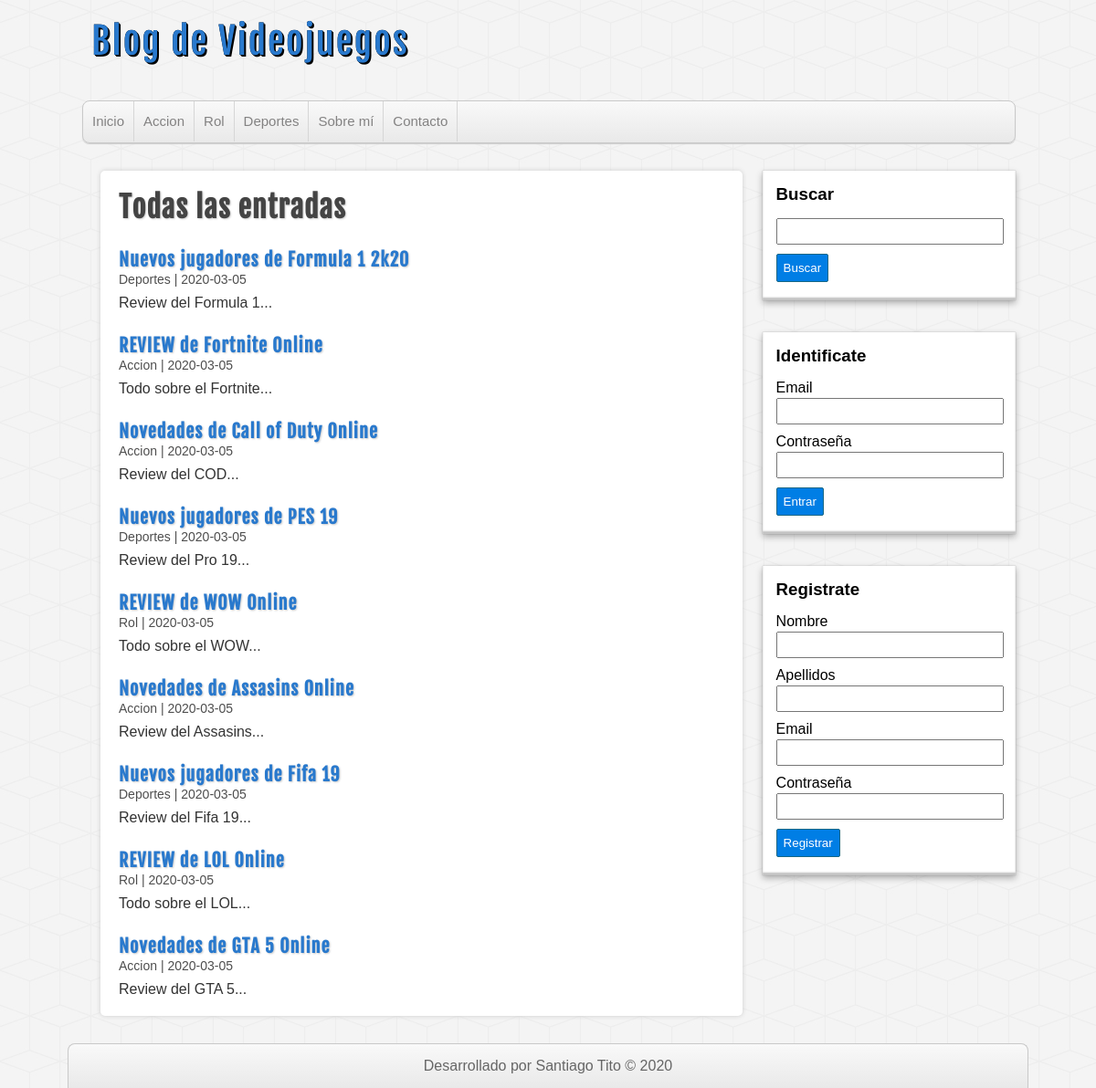
Screenshot of /entradas.php with the database file from the repository.
### tables this page shows
CREATE TABLE categorias(
    id          int(255) auto_increment not null,
    nombre      varchar(100) ,
    CONSTRAINT pk_categorias PRIMARY KEY (id)
);

CREATE TABLE entradas(
    id              int(255) auto_increment not null,
    usuario_id      int(255) not null,
    categoria_id    int(255) not null,
    titulo          varchar(255) not null,
    descripcion     MEDIUMTEXT,
    fecha           date not null,
    CONSTRAINT pk_entradas PRIMARY KEY (id),
    CONSTRAINT fk_entrada_usuario FOREIGN KEY (usuario_id) REFERENCES usuarios(id),
    CONSTRAINT fk_entrada_categoria FOREIGN KEY (categoria_id) REFERENCES categorias(id)
);

### includes/helpers.php (called while the page is built, shortened)
<?php
function conseguirCategorias($conexion){
    $sql = "SELECT * FROM categorias ORDER BY id ASC";
    $categorias = mysqli_query($conexion, $sql);
    $resultado = array();
    if($categorias && mysqli_num_rows($categorias) >= 1){
        $resultado = $categorias;
    }
    return $resultado;
}
function conseguirEntradas($conexion, $limit = null, $categoria = null, $busqueda = null){
    $sql = "SELECT e.*, c.nombre AS 'categoria' FROM entradas e ".
            "INNER JOIN categorias c ON e.categoria_id = c.id ";
            $sql .= " ORDER BY e.id DESC ";
    $entradas = mysqli_query($conexion, $sql);
    $resultado = array();
    if($entradas && mysqli_num_rows($entradas) >= 1){
        $resultado = $entradas;
    }
    return $resultado;
}
?>

### entradas.php (the view)
<?php require_once 'includes/cabecera.php'; ?>
    <?php require_once 'includes/lateral.php'; ?>
        <div id="principal">
            <h1>Todas las entradas</h1>
            <?php
                 $entradas = conseguirEntradas($db);
                 if(!empty($entradas)):
                    while($entrada = mysqli_fetch_assoc($entradas)):
            ?>
            <article class="entrada">
                <a href="entrada.php?id=<?=$entrada['id']?>">
                    <h2><?=$entrada['titulo'];?></h2>
                    <span class="fecha"><?=$entrada['categoria'].' | '.$entrada['fecha'];?></span>
                    <p>
                        <?= substr($entrada['descripcion'], 0, 180). "...";?>
                    </p>
                </a>
            </article>
            <?php
                    endwhile;
                 endif;
            ?>
        </div>
<?php require_once 'includes/pie.php'; ?>

### includes/cabecera.php (shortened to what this page needs)
<?php require_once 'conexion.php'; ?>
<?php require_once 'includes/helpers.php'; ?>
<!DOCTYPE html>
<html lang="es">
<head>
    <link rel="stylesheet" type="text/css" href="./assets/css/style.css">
</head>
<body>
    <header id="cabecera">
        <div id="logo">
            <a href="index.php">
                Blog de Videojuegos
            </a>
        </div>
            <nav id="menu">
                <ul>
                    <li>
                        <a href="index.php">Inicio</a>
                    </li>
                   <?php
                        $categorias = conseguirCategorias($db);
                        if(!empty($categorias)):
                        while($categoria = mysqli_fetch_assoc($categorias)) :
                   ?>
                    <li>
                        <a href="categoria.php?id=<?=$categoria['id'];?>"><?= $categoria['nombre'];?></a>
                    </li>
                   <?php
                        endwhile;
                        endif;
                    ?>
                    <li>
                        <a href="index.php">Sobre mí</a>
                    </li>
                    <li>
                        <a href="index.php">Contacto</a>
                    </li>
                </ul>
            </nav>
    </header>
    <div id="contenedor">

### assets/css/style.css (style rules this page uses)
* { margin: 0px; padding: 0px; font-family: sans-serif, Helvetica, Arial; text-decoration: none; }
body { background: url(../img/cubes.png) #F4F4F4; }
.fecha { color: #4e4e4e; margin-top: 5px; font-size: 14px; }
#cabecera { width: 85%; height: auto; background: transparent; margin: 0px auto; }
#logo { float: left; width: 540px; height: 110px; }
#logo a { font-family: "fajala", Helvetica; font-size: 40px; letter-spacing: 2px; color: #2979CD; text-shadow: 0px 0px 0px black, 1px 1px 0px black, 2px 2px 0px black; transition: all 500ms; line-height: 90px; margin-left: 10px; }
#menu { clear: both; width: 100%; height: 45px; background: linear-gradient(to bottom, #f9f9f9 0px, #e9e9e9 100%); border: 1px solid #C9C9C9; border-radius: 8px; box-shadow: 0px 1px 1px #ccc; overflow: hidden; }
#menu ul { list-style: none; }
#menu ul li { float: left; line-height: 44px; border-right: 1px solid #D6D6D6; }
#menu ul li a { display: block; padding-left: 10px; padding-right: 10px; font-size: 15px; color: #838282; }
#contenedor { width: 85%; height: auto; margin: 0px auto; margin-top: 30px; margin-bottom: 30px; }
#principal { float: left; width: 65%; min-height: 572px; background: white; border-radius: 5px; box-shadow: 0px 0px 5px #ccc; margin-left: 20px; padding: 20px; overflow: hidden; }
#principal a { color: #333; }
#principal h1 { font-size: 32px; color: #444; letter-spacing: 1px; text-shadow: 1px 1px 2px #ccc; font-family: "fajala"; }
#principal h2 { font-size: 20px; color: #2979CD; text-shadow: 1px 1px 2px #ccc; letter-spacing: 1px; font-family: "fajala"; margin-top: 25px; }
#principal p { margin-top: 8px; }

### rows the page displays
categorias: nombre "Accion"
categorias: nombre "Rol"
categorias: nombre "Deportes"
entradas: titulo "Nuevos jugadores de Formula 1 2k20", categoria.nombre "Deportes", fecha "2020-03-05", descripcion "Review del Formula 1"
entradas: titulo "REVIEW de Fortnite Online", categoria.nombre "Accion", fecha "2020-03-05", descripcion "Todo sobre el Fortnite"
entradas: titulo "Novedades de Call of Duty Online", categoria.nombre "Accion", fecha "2020-03-05", descripcion "Review del COD"
entradas: titulo "Nuevos jugadores de PES 19", categoria.nombre "Deportes", fecha "2020-03-05", descripcion "Review del Pro 19"
entradas: titulo "REVIEW de WOW Online", categoria.nombre "Rol", fecha "2020-03-05", descripcion "Todo sobre el WOW"
entradas: titulo "Novedades de Assasins Online", categoria.nombre "Accion", fecha "2020-03-05", descripcion "Review del Assasins"
entradas: titulo "Nuevos jugadores de Fifa 19", categoria.nombre "Deportes", fecha "2020-03-05", descripcion "Review del Fifa 19"
entradas: titulo "REVIEW de LOL Online", categoria.nombre "Rol", fecha "2020-03-05", descripcion "Todo sobre el LOL"
entradas: titulo "Novedades de GTA 5 Online", categoria.nombre "Accion", fecha "2020-03-05", descripcion "Review del GTA 5"
